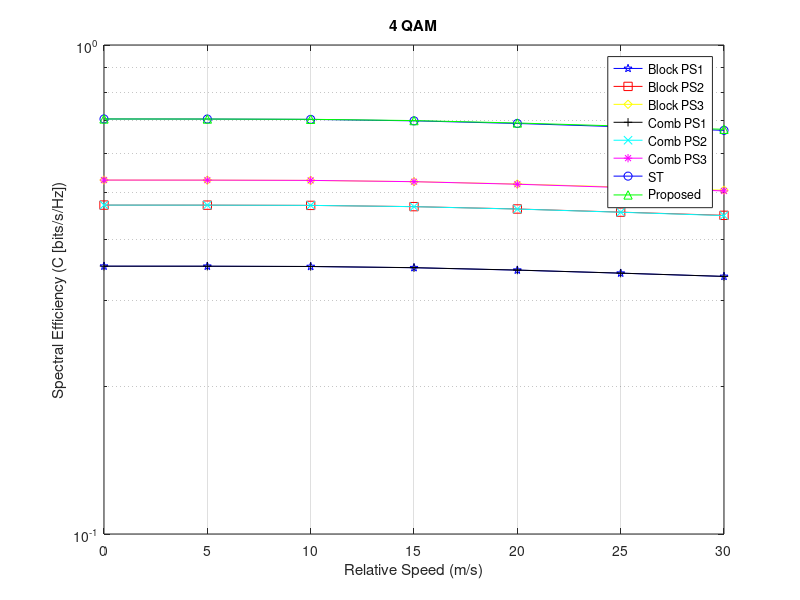
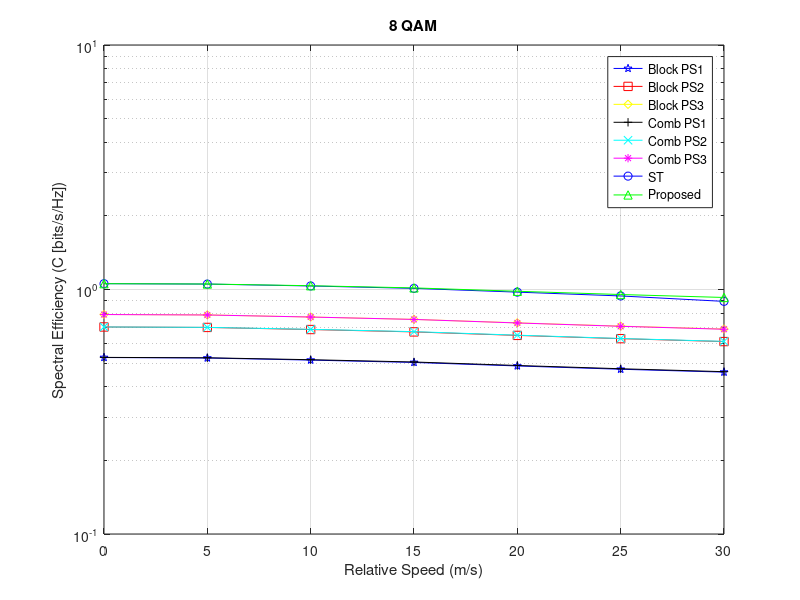
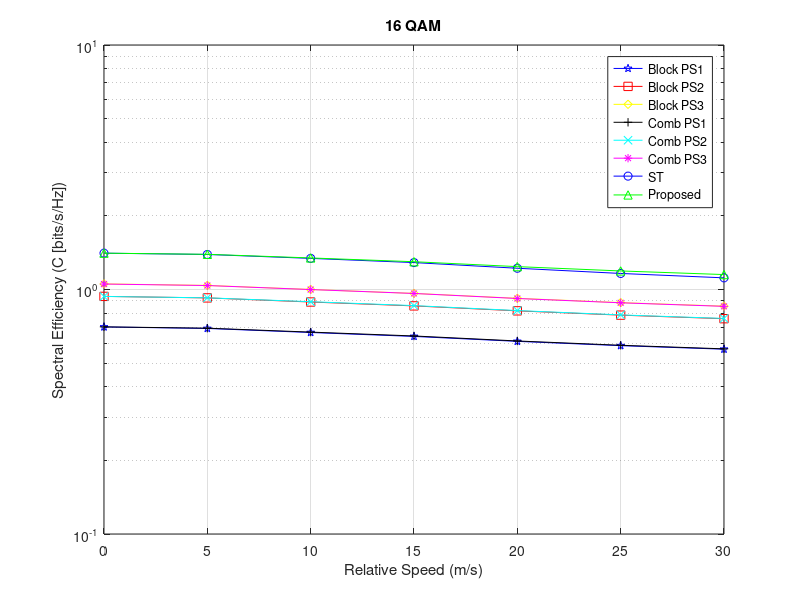
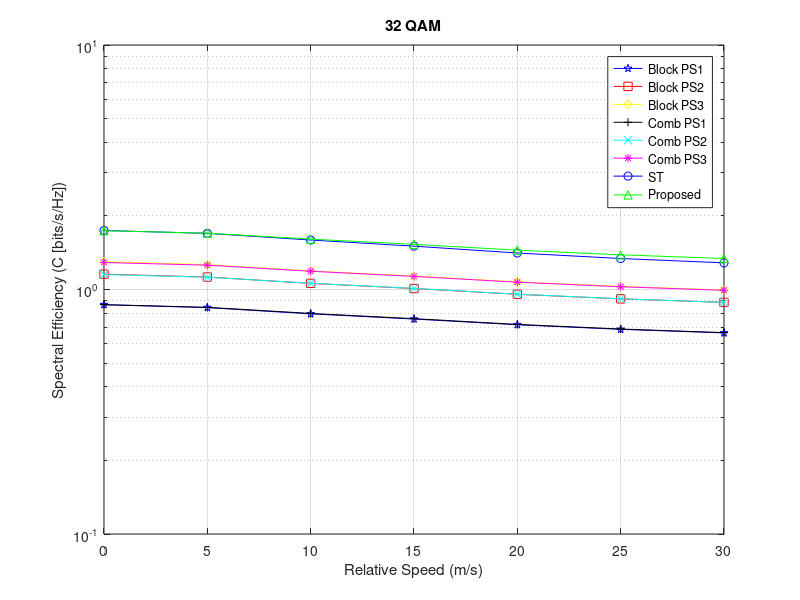

MATLAB code for these plots, in order:
clear all
%close all
clc

load('qamsnrber.mat')

for f=2:6

    g=1:7;
    v=(g-1)*5; %m/s2

    qam=2^f;
    nfft=64; %fft size
    subcar=48; %number of data subcarriers
    nbitqam = log2(qam);

    ncp=4; %cyclic prefix size
    nbitsym = nfft + ncp;

    const = (nbitqam*subcar/2)/(nfft+ncp);

    speed=(g-1)*5;
    
    for a=1:7
        p_se(a) = qamsnrber{f,a}{1,1}(length(find(qamsnrber{f,a}{2,1}<10))+1);
        b1_se(a) = qamsnrber{f,a}{1,2}(length(find(qamsnrber{f,a}{2,2}<10))+1);
        b2_se(a) = qamsnrber{f,a}{1,3}(length(find(qamsnrber{f,a}{2,3}<10))+1);
        b3_se(a) = qamsnrber{f,a}{1,4}(length(find(qamsnrber{f,a}{2,4}<10))+1);
        c1_se(a) = qamsnrber{f,a}{1,5}(length(find(qamsnrber{f,a}{2,5}<10))+1);
        c2_se(a) = qamsnrber{f,a}{1,6}(length(find(qamsnrber{f,a}{2,6}<10))+1);
        c3_se(a) = qamsnrber{f,a}{1,7}(length(find(qamsnrber{f,a}{2,7}<10))+1);
        st_se(a) = qamsnrber{f,a}{1,8}(length(find(qamsnrber{f,a}{2,8}<10))+1);
    end
    
    figure
    semilogy(speed,const*1/2*(1-b1_se),'pb-')
    hold on
    semilogy(speed,const*2/3*(1-b2_se),'sr-') 
    hold on
    semilogy(speed,const*3/4*(1-b3_se),'dy-')
    hold on
    semilogy(speed,const*1/2*(1-c1_se),'+k-')
    hold on
    semilogy(speed,const*2/3*(1-c2_se),'xc-')
    hold on
    semilogy(speed,const*3/4*(1-c3_se),'*m-')
    hold on
    semilogy(speed,const*(1-st_se),'ob-')
    hold on
    semilogy(speed,const*(1-p_se),'^g-')
    legend('Block PS1','Block PS2','Block PS3','Comb PS1','Comb PS2','Comb PS3','ST','Proposed')
    xlabel('Relative Speed (m/s)')
    ylabel('Spectral Efficiency (C [bits/s/Hz])')
    title([num2str(qam) ' QAM'])
    grid on

end

